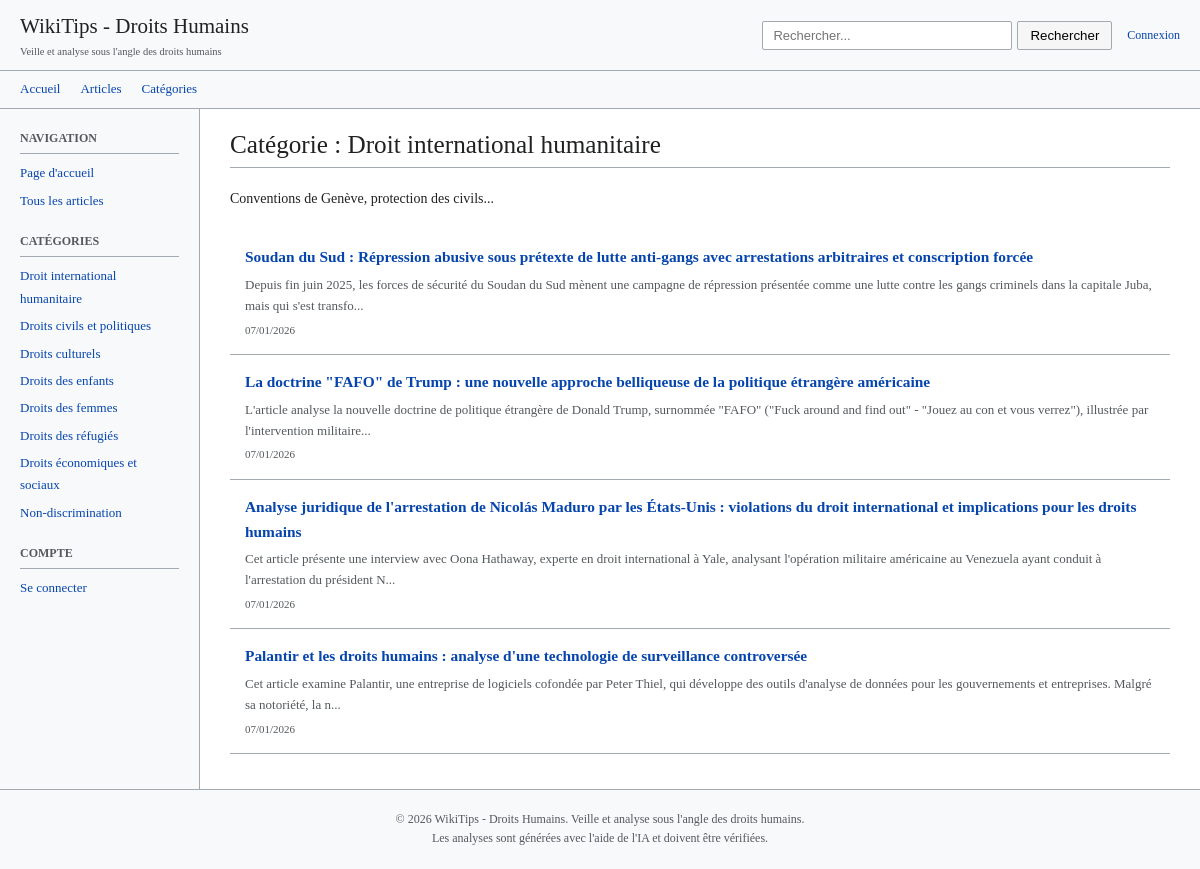
The page /category.php?slug=droit-humanitaire on the database its author committed.
### tables this page shows
CREATE TABLE categories (
                id INTEGER PRIMARY KEY AUTOINCREMENT,
                name TEXT UNIQUE NOT NULL,
                slug TEXT UNIQUE NOT NULL,
                description TEXT
            );

CREATE TABLE articles (
                id INTEGER PRIMARY KEY AUTOINCREMENT,
                title TEXT NOT NULL,
                slug TEXT UNIQUE NOT NULL,
                source_url TEXT,
                source_content TEXT,
                summary TEXT,
                main_points TEXT,
                human_rights_analysis TEXT,
                content TEXT,
                status TEXT DEFAULT 'draft',
                created_at DATETIME DEFAULT CURRENT_TIMESTAMP,
                updated_at DATETIME DEFAULT CURRENT_TIMESTAMP
            );

### config.php (called while the page is built, shortened)
<?php
function url(string $path = ''): string {
    $path = ltrim($path, '/');
    return BASE_PATH . '/' . $path;
}
spl_autoload_register(function ($class) {
    $file = __DIR__ . '/includes/' . $class . '.php';
});

### includes/Database.php (called while the page is built, shortened)
<?php
class Database {
    private static $instance = null;
    private $pdo;
    private function __construct() {
        $dbDir = dirname(DB_PATH);
        $this->pdo = new PDO('sqlite:' . DB_PATH);
        $this->pdo->setAttribute(PDO::ATTR_ERRMODE, PDO::ERRMODE_EXCEPTION);
        $this->pdo->setAttribute(PDO::ATTR_DEFAULT_FETCH_MODE, PDO::FETCH_ASSOC);
        $this->initTables();
    }
    public static function getInstance(): self {
        if (self::$instance === null) {
            self::$instance = new self();
        }
        return self::$instance;
    }
    public function getPdo(): PDO {
        return $this->pdo;
    }
    private function initTables(): void {
        $this->pdo->exec("
            CREATE TABLE IF NOT EXISTS articles (
                id INTEGER PRIMARY KEY AUTOINCREMENT,
                title TEXT NOT NULL,
                slug TEXT UNIQUE NOT NULL,
                source_url TEXT,
                source_content TEXT,
                summary TEXT,
                main_points TEXT,
                human_rights_analysis TEXT,
                content TEXT,
                status TEXT DEFAULT 'draft',
                created_at DATETIME DEFAULT CURRENT_TIMESTAMP,
                updated_at DATETIME DEFAULT CURRENT_TIMESTAMP
            )
        ");
        $this->pdo->exec("
            CREATE TABLE IF NOT EXISTS categories (
                id INTEGER PRIMARY KEY AUTOINCREMENT,
                name TEXT UNIQUE NOT NULL,
                slug TEXT UNIQUE NOT NULL,
                description TEXT
            )
        ");
        $this->pdo->exec("
            CREATE TABLE IF NOT EXISTS article_categories (
                article_id INTEGER,
                category_id INTEGER,
                PRIMARY KEY (article_id, category_id),
                FOREIGN KEY (article_id) REFERENCES articles(id) ON DELETE CASCADE,
                FOREIGN KEY (category_id) REFERENCES categories(id) ON DELETE CASCADE
            )
        ");
        $defaultCategories = [
            ['Droits civils et politiques', 'droits-civils-politiques', 'Libertés fondamentales, droit de vote, liberté d\'expression...'],
            ['Droits économiques et sociaux', 'droits-economiques-sociaux', 'Droit au travail, à la santé, à l\'éducation...'],
            ['Droits culturels', 'droits-culturels', 'Droit à la culture, aux pratiques culturelles...'],
            ['Droit international humanitaire', 'droit-humanitaire', 'Conventions de Genève, protection des civils...'],
            ['Droits des réfugiés', 'droits-refugies', 'Convention de 1951, protection internationale...'],
            ['Droits des enfants', 'droits-enfants', 'Convention des droits de l\'enfant...'],
            ['Droits des femmes', 'droits-femmes', 'CEDAW, égalité des genres...'],
            ['Non-discrimination', 'non-discrimination', 'Égalité, lutte contre les discriminations...']
        ];
        $stmt = $this->pdo->prepare("INSERT OR IGNORE INTO categories (name, slug, description) VALUES (?, ?, ?)");
        foreach ($defaultCategories as $cat) {
            $stmt->execute($cat);
        }
        $this->pdo->exec("
            CREATE TABLE IF NOT EXISTS users (
                id INTEGER PRIMARY KEY AUTOINCREMENT,
                username TEXT UNIQUE NOT NULL,
                email TEXT UNIQUE NOT NULL,
                password_hash TEXT NOT NULL,
                role TEXT DEFAULT 'editor',
                created_at DATETIME DEFAULT CURRENT_TIMESTAMP,
                last_login DATETIME
            )
        ");
        $stmt = $this->pdo->query("SELECT COUNT(*) FROM users");
        $this->pdo->exec("
            CREATE TABLE IF NOT EXISTS pages (
                id INTEGER PRIMARY KEY AUTOINCREMENT,
                slug TEXT UNIQUE NOT NULL,
                title TEXT NOT NULL,
                content TEXT,
                updated_at DATETIME DEFAULT CURRENT_TIMESTAMP
            )
        ");
        $stmt = $this->pdo->query("SELECT COUNT(*) FROM pages WHERE slug = 'home'");
    }
}

### includes/Category.php (called while the page is built, shortened)
<?php
class Category {
    private $db;
    public function __construct() {
        $this->db = Database::getInstance()->getPdo();
    }
    public function getAll(): array {
        $stmt = $this->db->query("SELECT * FROM categories ORDER BY name");
        return $stmt->fetchAll();
    }
    public function getBySlug(string $slug): ?array {
        $stmt = $this->db->prepare("SELECT * FROM categories WHERE slug = ?");
        $stmt->execute([$slug]);
        return $stmt->fetch() ?: null;
    }
    public function getArticles(int $categoryId, int $limit = 50): array {
        $stmt = $this->db->prepare("
            SELECT a.* FROM articles a
            JOIN article_categories ac ON a.id = ac.article_id
            WHERE ac.category_id = ? AND a.status = 'published'
            ORDER BY a.created_at DESC
            LIMIT ?
        ");
        $stmt->execute([$categoryId, $limit]);
        return $stmt->fetchAll();
    }
}

### includes/Auth.php (called while the page is built, shortened)
<?php
class Auth {
    public function isLoggedIn(): bool {
        return isset($_SESSION['user_id']);
    }
}

### category.php (the view, shortened to what this page needs)
<?php
require_once __DIR__ . '/config.php';
$slug = $_GET['slug'] ?? '';
$categoryModel = new Category();
$category = $categoryModel->getBySlug($slug);
    ?>
    <?php
$articles = $categoryModel->getArticles($category['id']);
?>
<div class="article-header">
    <h1>Catégorie : <?= htmlspecialchars($category['name']) ?></h1>
</div>
<?php if ($category['description']): ?>
<div class="article-section">
    <p><?= htmlspecialchars($category['description']) ?></p>
</div>
<?php endif; ?>
<?php if (empty($articles)): ?>
    <div class="alert alert-info">
        Aucun article dans cette catégorie pour le moment.
    </div>
<?php else: ?>
    <ul class="article-list">
        <?php foreach ($articles as $article): ?>
            <li class="article-list-item">
                <h3><a href="<?= url('article.php?slug=' . htmlspecialchars($article['slug'])) ?>"><?= htmlspecialchars($article['title']) ?></a></h3>
                <?php if ($article['summary']): ?>
                    <p class="summary"><?= htmlspecialchars(substr($article['summary'], 0, 200)) ?>...</p>
                <?php endif; ?>
                <div class="meta">
                    <?= date('d/m/Y', strtotime($article['created_at'])) ?>
                </div>
            </li>
        <?php endforeach; ?>
    </ul>
<?php endif; ?>
<?php
$content = ob_get_clean();
require __DIR__ . '/templates/layout.php';

### templates/layout.php (shortened to what this page needs)
<!DOCTYPE html>
<html lang="fr">
<head>
    <link rel="stylesheet" href="<?= url('assets/css/style.css') ?>">
</head>
<body>
    <?php
    $auth = new Auth();
    $isLoggedIn = $auth->isLoggedIn();
    $currentUser = $isLoggedIn ? $auth->getUser() : null;
    ?>
    <header class="wiki-header">
        <div class="wiki-header-inner">
            <a href="<?= url() ?>" class="wiki-logo">
                <div>
                    <h1><?= SITE_NAME ?></h1>
                    <div class="subtitle"><?= SITE_DESCRIPTION ?></div>
                </div>
            </a>
            <div style="display: flex; align-items: center; gap: 15px;">
                <form class="wiki-search" action="<?= url('search.php') ?>" method="get">
                    <input type="text" name="q" placeholder="Rechercher..." value="<?= htmlspecialchars($_GET['q'] ?? '') ?>">
                    <button type="submit">Rechercher</button>
                </form>
                <div class="user-menu">
                    <?php if ($isLoggedIn): ?>
                        <a href="<?= url('profile.php') ?>" style="font-size: 12px; color: #666;"><?= htmlspecialchars($currentUser['username']) ?></a>
                        <a href="<?= url('logout.php') ?>" style="font-size: 12px;">Déconnexion</a>
                    <?php else: ?>
                        <a href="<?= url('login.php') ?>" style="font-size: 12px;">Connexion</a>
                    <?php endif; ?>
                </div>
            </div>
        </div>
    </header>
    <nav class="wiki-nav">
        <a href="<?= url() ?>">Accueil</a>
        <a href="<?= url('articles.php') ?>">Articles</a>
        <a href="<?= url('categories.php') ?>">Catégories</a>
    </nav>
    <div class="wiki-container">
        <aside class="wiki-sidebar">
            <div class="sidebar-section">
                <h3>Navigation</h3>
                <ul>
                    <li><a href="<?= url() ?>">Page d'accueil</a></li>
                    <li><a href="<?= url('articles.php') ?>">Tous les articles</a></li>
                </ul>
            </div>
            <div class="sidebar-section">
                <h3>Catégories</h3>
                <ul>
                    <?php
                    $categoryModel = new Category();
                    $categories = $categoryModel->getAll();
                    foreach ($categories as $cat): ?>
                        <li><a href="<?= url('category.php?slug=' . htmlspecialchars($cat['slug'])) ?>"><?= htmlspecialchars($cat['name']) ?></a></li>
                    <?php endforeach; ?>
                </ul>
            </div>
            <?php if (!$isLoggedIn): ?>
            <div class="sidebar-section">
                <h3>Compte</h3>
                <ul>
                    <li><a href="<?= url('login.php') ?>">Se connecter</a></li>
                </ul>
            </div>
            <?php endif; ?>
        </aside>
        <main class="wiki-content">
            <?= $content ?? '' ?>
        </main>
    </div>
    <footer class="wiki-footer">
        <p>&copy; <?= date('Y') ?> <?= SITE_NAME ?>. Veille et analyse sous l'angle des droits humains.</p>
        <p>Les analyses sont générées avec l'aide de l'IA et doivent être vérifiées.</p>
    </footer>
</body>
</html>

### assets/css/style.css (style rules this page uses)
:root { --wiki-blue: #3366cc; --wiki-blue-dark: #2a4b8d; --wiki-link: #0645ad; --wiki-visited: #0b0080; --wiki-red: #ba0000; --wiki-border: #a2a9b1; --wiki-bg: #f6f6f6; --wiki-bg-light: #f8f9fa; --wiki-text: #202122; --wiki-text-light: #54595d; --content-width: 960px; --sidebar-width: 200px; }
* { box-sizing: border-box; margin: 0; padding: 0; }
body { font-family: 'Linux Libertine', 'Georgia', 'Times', serif; font-size: 14px; line-height: 1.6; color: var(--wiki-text); background: #fff; }
a { color: var(--wiki-link); text-decoration: none; }
.wiki-container { display: flex; max-width: 1400px; margin: 0 auto; }
.wiki-header { background: var(--wiki-bg-light); border-bottom: 1px solid var(--wiki-border); padding: 10px 20px; }
.wiki-header-inner { max-width: 1400px; margin: 0 auto; display: flex; align-items: center; justify-content: space-between; }
.wiki-logo { display: flex; align-items: center; gap: 15px; text-decoration: none; color: var(--wiki-text); }
.wiki-logo h1 { font-size: 1.5em; font-weight: normal; }
.wiki-logo .subtitle { font-size: 0.75em; color: var(--wiki-text-light); }
.wiki-search { display: flex; gap: 5px; }
.wiki-search input { padding: 6px 10px; border: 1px solid var(--wiki-border); border-radius: 2px; width: 250px; font-size: 13px; }
.wiki-search button { padding: 6px 12px; background: var(--wiki-bg); border: 1px solid var(--wiki-border); border-radius: 2px; cursor: pointer; }
.wiki-nav { display: flex; gap: 20px; padding: 8px 20px; background: var(--wiki-bg-light); border-bottom: 1px solid var(--wiki-border); font-size: 13px; }
.wiki-nav a { color: var(--wiki-link); }
.wiki-sidebar { width: var(--sidebar-width); padding: 20px; background: var(--wiki-bg-light); border-right: 1px solid var(--wiki-border); min-height: calc(100vh - 120px); }
.sidebar-section { margin-bottom: 20px; }
.sidebar-section h3 { font-size: 12px; font-weight: bold; color: var(--wiki-text-light); text-transform: uppercase; margin-bottom: 8px; padding-bottom: 5px; border-bottom: 1px solid var(--wiki-border); }
.sidebar-section ul { list-style: none; }
.sidebar-section li { margin: 5px 0; }
.sidebar-section a { font-size: 13px; }
.wiki-content { flex: 1; padding: 20px 30px; max-width: calc(100% - var(--sidebar-width)); }
.article-header { border-bottom: 1px solid var(--wiki-border); padding-bottom: 5px; margin-bottom: 20px; }
.article-header h1 { font-size: 1.8em; font-weight: normal; line-height: 1.3; }
.article-section { margin: 20px 0; }
.article-section p { margin: 10px 0; }
.article-list { list-style: none; }
.article-list-item { padding: 15px; border-bottom: 1px solid var(--wiki-border); }
.article-list-item h3 { font-size: 1.1em; margin-bottom: 5px; }
.article-list-item .summary { font-size: 13px; color: var(--wiki-text-light); margin-bottom: 5px; }
.article-list-item .meta { font-size: 11px; color: var(--wiki-text-light); }
.wiki-footer { background: var(--wiki-bg-light); border-top: 1px solid var(--wiki-border); padding: 20px; text-align: center; font-size: 12px; color: var(--wiki-text-light); }

### rows shown on the page
categories: name "Droit international humanitaire", description "Conventions de Genève, protection des civils..."
categories: name "Droits civils et politiques"
categories: name "Droits culturels"
categories: name "Droits des enfants"
categories: name "Droits des femmes"
categories: name "Droits des réfugiés"
categories: name "Droits économiques et sociaux"
categories: name "Non-discrimination"
articles: title "Soudan du Sud : Répression abusive sous prétexte de lutte anti-gangs avec arrestations arbitraires et conscription forcée", summary "Depuis fin juin 2025, les forces de sécurité du Soudan du Sud mènent une campagne de répression présentée comme une lutte contre les gangs criminels dans la capitale Juba, mais qui s'est transfo", created_at "07/01/2026"
articles: title "La doctrine \"FAFO\" de Trump : une nouvelle approche belliqueuse de la politique étrangère américaine", summary "L'article analyse la nouvelle doctrine de politique étrangère de Donald Trump, surnommée \"FAFO\" (\"Fuck around and find out\" - \"Jouez au con et vous verrez\"), illustrée par l'intervention militaire", created_at "07/01/2026"
articles: title "Analyse juridique de l'arrestation de Nicolás Maduro par les États-Unis : violations du droit international et implications pour les droits humains", summary "Cet article présente une interview avec Oona Hathaway, experte en droit international à Yale, analysant l'opération militaire américaine au Venezuela ayant conduit à l'arrestation du président N", created_at "07/01/2026"
articles: title "Palantir et les droits humains : analyse d'une technologie de surveillance controversée", summary "Cet article examine Palantir, une entreprise de logiciels cofondée par Peter Thiel, qui développe des outils d'analyse de données pour les gouvernements et entreprises. Malgré sa notoriété, la n", created_at "07/01/2026"

### other values the page prints
SITE_NAME "WikiTips - Droits Humains"
SITE_DESCRIPTION "Veille et analyse sous l'angle des droits humains"
